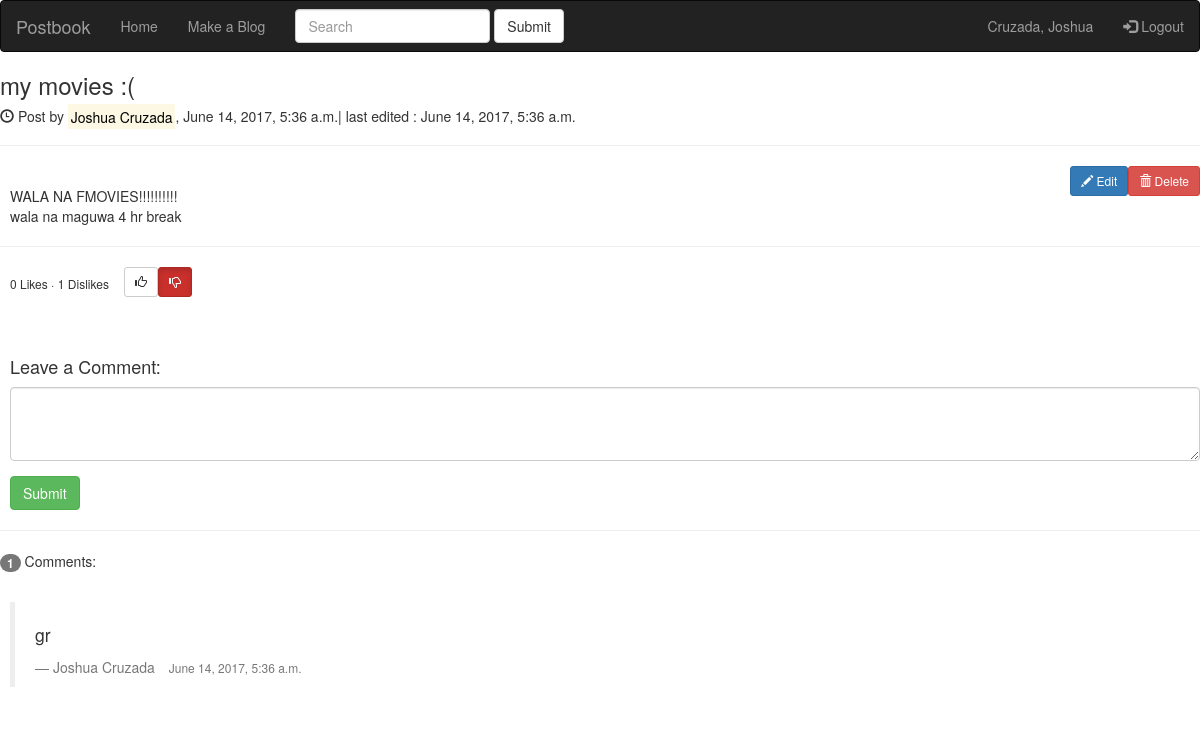
The page /blog/3/ (signed in) on the database its author committed.
### blog/models.py (models this page shows, shortened)
class Author(models.Model):
    first_name = models.CharField(max_length=100)
    last_name = models.CharField(max_length=100)
    password = models.CharField(max_length=100)
    username = models.CharField(max_length=100, primary_key= True)

class Post(models.Model):
    author = models.ForeignKey(Author, on_delete = models.CASCADE)
    cdate = models.DateTimeField(editable=False)
    edate = models.DateTimeField()
    title = models.CharField(max_length = 100)
    content = models.TextField()

class Comments(models.Model):
    author = models.ForeignKey(Author, on_delete=models.CASCADE)
    Ppost = models.ForeignKey(Post, on_delete=models.CASCADE)
    cdate = models.DateTimeField(editable=False)
    content = models.TextField()

### blog/views.py (the view, shortened to what this page needs)
# urls.py: url(r'^(?P<Post_id>[0-9]+)/$', views.specific, name='detail'),
def specific(request, Post_id):
    post = Post.objects.get(id = Post_id)
    try:
        myPost = Votes.objects.get(author = Author.objects.get(username=request.session['username']),Ppost = post)
        print('yes')
    except:
        myPost = None
    return render(request, 'key_blog.html', {'post':post,'comments':Comments.objects.filter(Ppost = post),'votes':len(Votes.objects.filter(Ppost=post,pointer=True)),'panget':len(Votes.objects.filter(Ppost=post,pointer=False)),'user': Author.objects.get(username=request.session['username']),'myPost':myPost})

### blog/templates/key_blog.html (shortened to what this page needs)
{% extends 'base.html' %}
{% block uname %}{{ user.last_name}}, {{ user.first_name }}{% endblock %}
{% block body %}
        <h3>{{ post.title }}</h3>
        <h5><span class="glyphicon glyphicon-time"></span> Post by <mark>{{ post.author.first_name }} {{ post.author.last_name }}</mark>, {{ post.cdate }}| last edited : {{ post.edate }}</h5>
        <hr>
        {% if post.author == user %}
            <a class="btn btn-danger btn-sm pull-right" href = "Delete/"><span class="glyphicon glyphicon-trash"></span> Delete</a>
            <a class="btn btn-primary btn-sm pull-right" href = 'Update/'> <span class="glyphicon glyphicon-pencil"></span> Edit</a>
        {% endif %}
        <div style = "margin-left:10px">
            <br>
            {{ post.content|linebreaks }}
        </div>
        <hr>
    <div style = "margin-left:10px;">
        <h6 class = "pull-left">{{ votes }} Likes · {{ panget }} Dislikes</h6>
        {% if myPost is None %}
            <a class="btn btn-default btn-sm pull-left" style = "margin-left:15px"href = "tYp0zPar@sAuPd@t3/"><span class="glyphicon glyphicon-thumbs-up"></span></a>
            <a class="btn btn-default btn-sm pull-left" href = '0m9D3l3t3m3p0z1w@ntt01y@kn@p0z/'> <span class="glyphicon glyphicon-thumbs-down"></span></a><br><br>
        {% else %}
            {% if myPost.pointer == True %}
                <a class="btn btn-success btn-sm pull-left active" style = "margin-left:15px"href = "tYp0zPar@sAuPd@t3/"><span class="glyphicon glyphicon-thumbs-up"></span></a>
                <a class="btn btn-default btn-sm pull-left" href = '0m9D3l3t3m3p0z1w@ntt01y@kn@p0z/'> <span class="glyphicon glyphicon-thumbs-down"></span></a><br><br>
            {% else %}
                <a class="btn btn-default btn-sm pull-left" style = "margin-left:15px"href = "tYp0zPar@sAuPd@t3/"><span class="glyphicon glyphicon-thumbs-up"></span></a>
                <a class="btn btn-danger btn-sm pull-left active" href = '0m9D3l3t3m3p0z1w@ntt01y@kn@p0z/'> <span class="glyphicon glyphicon-thumbs-down"></span></a><br><br>
            {% endif %}
        {% endif %}
        <br><br>
    </div>
    <div style = "margin-left:10px">
          <h4>Leave a Comment:</h4>
          <form role="form" action = '/blog/{{ post.id }}/' method = 'POST'>
            <div class="form-group">
              <textarea class="form-control" rows="3" name = "commenty" required></textarea>
            </div>
            <button type="submit" class="btn btn-success">Submit</button>
          </form>
    </div>
    <hr>
    <p><span class="badge">{{ comments|length }}</span> Comments:</p><br>
     <div class="row">
    {% for comment in comments reversed %}
            <div class="col-sm-12" style = "margin-left:10px">
            <blockquote>
                <p>{{ comment.content|linebreaks }}</p>
                <footer>{{ comment.author.first_name}} {{ comment.author.last_name }} <span style = "margin-left:10px;font-size:12px;">{{ comment.cdate }}</span> </footer>
            </blockquote>
            </div>
    {% endfor %}
     </div>
{% endblock %}

### rows shown on the page
Author: last_name "Cruzada", first_name "Joshua"
Post: title "my movies :(", author.first_name "Joshua", author.last_name "Cruzada", cdate "June 14, 2017, 5:36 a.m.", edate "June 14, 2017, 5:36 a.m.", content "WALA NA FMOVIES!!!!!!!!!! wala na maguwa 4 hr break"
Comments: content "gr", author.first_name "Joshua", author.last_name "Cruzada", cdate "June 14, 2017, 5:36 a.m."

### other values the page prints
{{ votes }} "0"
{{ panget }} "1"
{{ comments|length }} "1"
